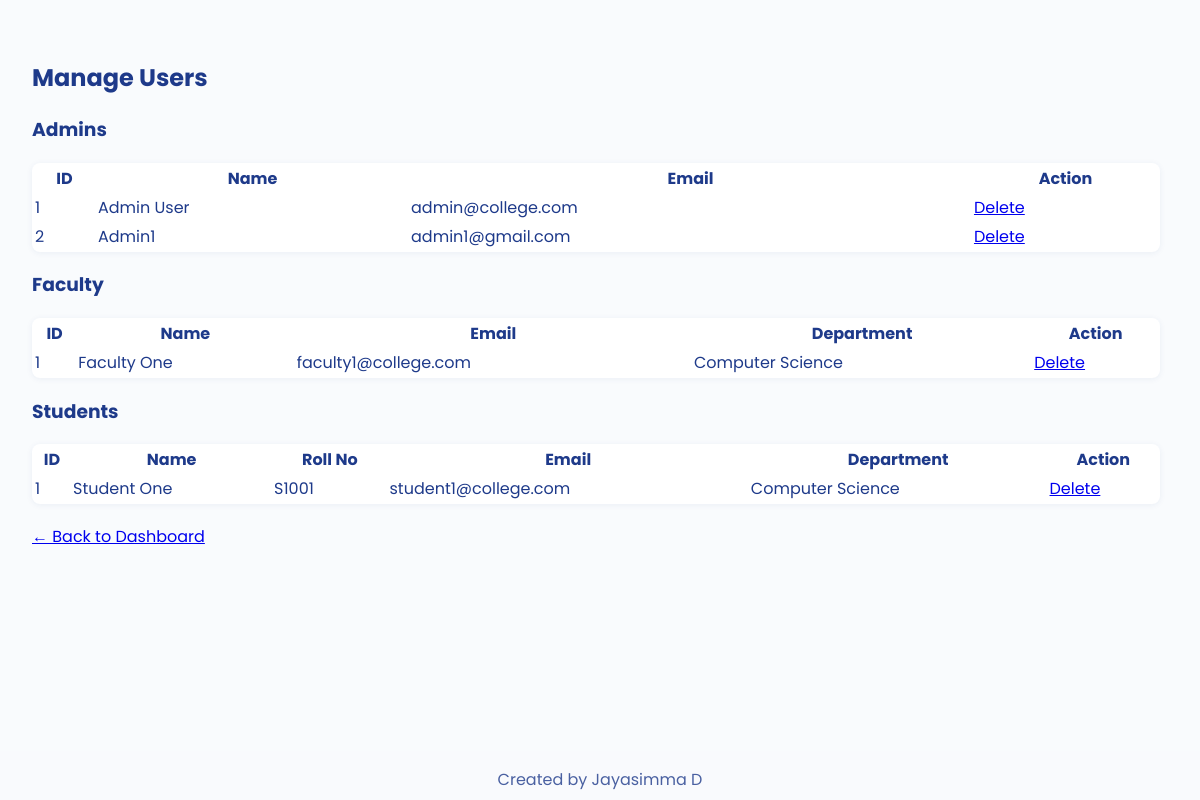
Screenshot of /modules/users.php (signed in) with the database file from the repository.
### tables this page shows
CREATE TABLE IF NOT EXISTS faculty (
    id INT AUTO_INCREMENT PRIMARY KEY,
    name VARCHAR(100) NOT NULL,
    email VARCHAR(100) NOT NULL UNIQUE,
    department VARCHAR(100) NOT NULL,
    password VARCHAR(255) NOT NULL
);

CREATE TABLE IF NOT EXISTS students (
    id INT AUTO_INCREMENT PRIMARY KEY,
    name VARCHAR(100) NOT NULL,
    rollno VARCHAR(30) NOT NULL UNIQUE,
    email VARCHAR(100) NOT NULL UNIQUE,
    department VARCHAR(100) NOT NULL,
    password VARCHAR(255) NOT NULL
);

### modules/users.php (the view, shortened to what this page needs)
<?php
require_once '../includes/db.php';
$students = $pdo->query('SELECT * FROM students')->fetchAll();
$faculty = $pdo->query('SELECT * FROM faculty')->fetchAll();
$admins = $pdo->query('SELECT * FROM admins')->fetchAll();
?>
<!DOCTYPE html>
<html lang="en">
<head>
    <link rel="stylesheet" href="../assets/css/style.css">
</head>
<body>
<div class="main-content">
    <h2>Manage Users</h2>
    <h3>Admins</h3>
    <table style="width:100%;background:#fff;border-radius:8px;box-shadow:0 1px 6px #1e3a8a11;">
        <tr><th>ID</th><th>Name</th><th>Email</th><th>Action</th></tr>
        <?php foreach($admins as $a): ?>
        <tr>
            <td><?=$a['id']?></td>
            <td><?=htmlspecialchars($a['name'])?></td>
            <td><?=htmlspecialchars($a['email'])?></td>
            <td><a href="?delete=<?=$a['id']?>&type=admin" onclick="return confirm('Delete?')">Delete</a></td>
        </tr>
        <?php endforeach; ?>
    </table>
    <h3>Faculty</h3>
    <table style="width:100%;background:#fff;border-radius:8px;box-shadow:0 1px 6px #1e3a8a11;">
        <tr><th>ID</th><th>Name</th><th>Email</th><th>Department</th><th>Action</th></tr>
        <?php foreach($faculty as $f): ?>
        <tr>
            <td><?=$f['id']?></td>
            <td><?=htmlspecialchars($f['name'])?></td>
            <td><?=htmlspecialchars($f['email'])?></td>
            <td><?=htmlspecialchars($f['department'])?></td>
            <td><a href="?delete=<?=$f['id']?>&type=faculty" onclick="return confirm('Delete?')">Delete</a></td>
        </tr>
        <?php endforeach; ?>
    </table>
    <h3>Students</h3>
    <table style="width:100%;background:#fff;border-radius:8px;box-shadow:0 1px 6px #1e3a8a11;">
        <tr><th>ID</th><th>Name</th><th>Roll No</th><th>Email</th><th>Department</th><th>Action</th></tr>
        <?php foreach($students as $s): ?>
        <tr>
            <td><?=$s['id']?></td>
            <td><?=htmlspecialchars($s['name'])?></td>
            <td><?=htmlspecialchars($s['rollno'])?></td>
            <td><?=htmlspecialchars($s['email'])?></td>
            <td><?=htmlspecialchars($s['department'])?></td>
            <td><a href="?delete=<?=$s['id']?>&type=student" onclick="return confirm('Delete?')">Delete</a></td>
        </tr>
        <?php endforeach; ?>
    </table>
    <div style="margin-top:1.2rem;"><a href="../dashboard/admin.php">&larr; Back to Dashboard</a></div>
</div>
<div class="footer">Created by Jayasimma D</div>
</body>
</html>

### assets/css/style.css (style rules this page uses)
body { font-family: 'Poppins', sans-serif; background: #f9fbfd; color: #1e3a8a; margin: 0; padding: 0; }
.main-content { flex: 1; padding: 2.5rem 2.5rem 2.5rem 2rem; background: #f9fbfd; }
.footer { width: 100%; text-align: center; padding: 1rem 0 0.5rem 0; color: #1e3a8a; font-size: 1rem; background: transparent; margin-top: 2rem; opacity: 0.8; }
@media (min-width: 900px) { .footer { position: fixed; left: 0; bottom: 0; background: #f9fbfd; z-index: 100; } }

### rows the page displays
faculty: id "1", name "Faculty One", email "faculty1@college.com", department "Computer Science"
students: id "1", name "Student One", rollno "S1001", email "student1@college.com", department "Computer Science"

### other values shown
$a['id'] "1"
$a['name'] "Admin User"
$a['email'] "admin@college.com"
$a['id'] "2"
$a['name'] "Admin1"
$a['email'] "admin1@gmail.com"
